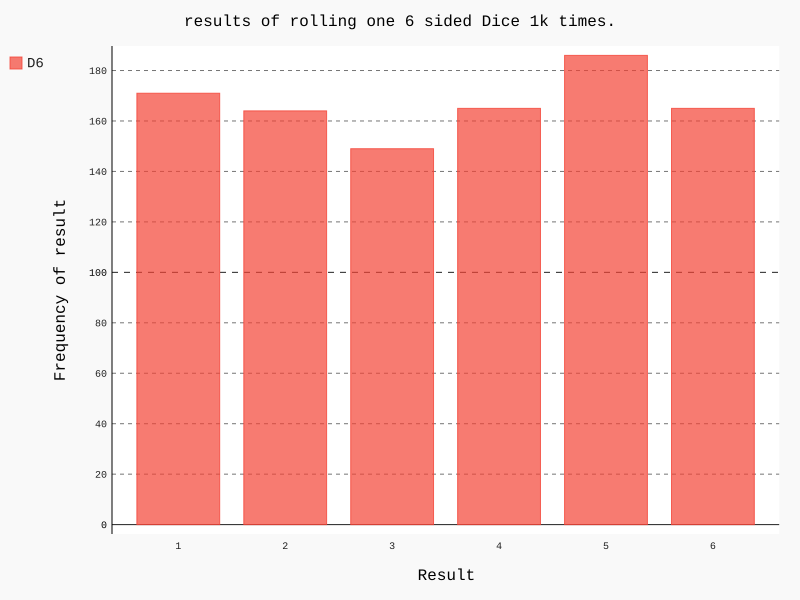

Write the Python code that produced this figure.
import pygal
from e04_die import Die

die = Die()

# store rolls into a list
results = []
# Using Pygal allows an increase in simulated rolls
for roll_num in range(1000):
    result = die.roll()
    results.append(result)

# ANalyze frequencies by counting how many time each num appears
frequencies = []
for value in range(1, die.num_sides+1):
    frequency = results.count(value)
    frequencies.append(frequency)

# print(frequencies)

# visualize the results
hist = pygal.Bar()

hist.title = "results of rolling one 6 sided Dice 1k times."
hist.x_labels = ['1', '2', '3', '4', '5', '6']
hist.x_title = "Result"
hist.y_title = "Frequency of result"

hist.add("D6", frequencies)
hist.render_to_file('e04_die_visual.svg')
